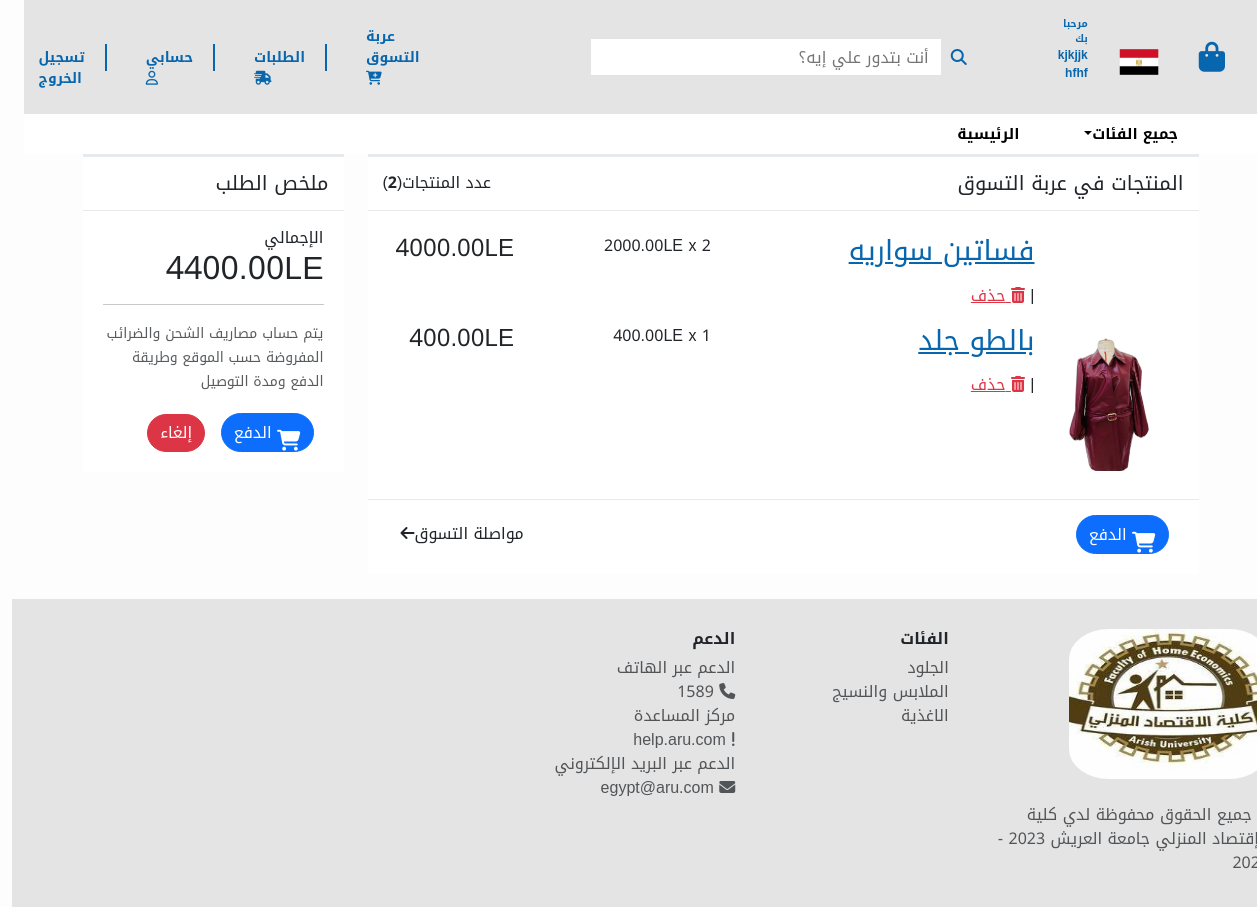
The page /cart_detail/ (signed in) on the database its author committed.
### User/models.py (models this page shows)
class User(AbstractUser):
    Image = models.ImageField(upload_to='user_images', blank=True, null=True)

### Cart/models.py (models this page shows, shortened)
class Cart_Product(models.Model):
    Cart = models.ForeignKey(Cart, on_delete=models.CASCADE, blank=True, null=True)
    Product = models.ForeignKey(Item_product, on_delete=models.CASCADE, blank=True, null=True)
    Quantity = models.IntegerField(default=1)

class Cart(models.Model):
    Cart_id = models.AutoField(primary_key=True)
    User = models.ForeignKey(User, on_delete=models.CASCADE, blank=True, null=True)
    Total_price = models.DecimalField(max_digits=12, decimal_places=2, default=0)
    Notes = models.TextField(blank=True, null=True)

### product/models.py (models this page shows, shortened)
class Item_product(models.Model):
    Product_id = models.AutoField(primary_key=True)
    Product_name = models.CharField(max_length=20, blank=True, null=True)
    price = models.DecimalField(max_digits=12, decimal_places=2, blank=True, null=True)
    describtion = models.TextField(blank=True, null=True)
    Category = models.ForeignKey(Category, on_delete=models.CASCADE, blank=True, null=True)
    Subcategory = models.ForeignKey(Subcategory, on_delete=models.CASCADE, blank=True, null=True)

class Product_image(models.Model):
    Product = models.ForeignKey(Item_product, on_delete=models.CASCADE, blank=True, null=True)
    Image = models.ImageField(upload_to='product_images', blank=True, null=True)

### Cart/views.py (the view)
# urls.py: path('cart_detail/', cart_detail, name='cart_detail'),
def cart_detail(request):
    user = request.user if request.user.is_authenticated else None
    cart = Cart.objects.filter(User=user).first()
    if cart:
        cart_products = Cart_Product.objects.filter(Cart=cart)
        total_price = 0
        total_quantity = 0
        for cart_product in cart_products:
            cart_product.total_price = cart_product.Product.price * cart_product.Quantity
            total_price += cart_product.total_price
            total_quantity += cart_product.Quantity
        cart.Total_price = total_price
        cart.Total_quantity = total_quantity
        cart.save()
        cart_items_count = cart_products.count()
    else:
        cart_products = []
        cart_items_count = 0
    context = {'cart': cart, 'cart_products': cart_products, 'cart_items_count': cart_items_count}
    return render(request, 'cart_detail.html', context)

### Cart/templates/cart_detail.html (shortened to what this page needs)
{% extends "main.html" %}
  {% load static %}
  {% block body %}
<link rel="stylesheet" href="{% static 'css/cart.css' %} ">
  <div class="container">
    <div class="wrapper wrapper-content animated fadeInRight">
        <div class="row">
            <div class="col-md-9">
                <div class="ibox">
                    <div class="ibox-title">
                        <h5 style="display: inline-block;">المنتجات في عربة التسوق</h5>
                        <span class="pull-left" style="display: inline-block; float: left;"> عدد المنتجات(<strong>{{ cart_items_count }}</strong>)</span>
                    </div>
                    <div class="ibox-content">
                        <div class="table-responsive">
                            <table class="table shoping-cart-table">
                                <tbody>
                                    {% for cart_product in cart_products %}
                                        <tr>
                                            <td width="90">
                                                <img src="{{ cart_product.Product.product_image_set.first.Image.url }}" alt="" width="120">
                                            </td>
                                            <td class="">
                                                <h3>
                                                <a href="{% url 'product_detail' pk=cart_product.Product.pk %}" class="text-navy">
                                                 {{ cart_product.Product.Product_name }}
                                                                     </a>
                                                </h3>
                                                <div class="m-t-sm">
                                                    |
                                                    <a class="text-danger" href="{% url 'remove_from_cart' cart_product_id=cart_product.pk %}" class="text-muted"><i class="fa fa-trash"></i>  حذف</a>
                                                </div>
                                            </td>
                                            <td>
                                                {{ cart_product.Product.price }}LE x {{ cart_product.Quantity }}
                                            </td>
                                            <td>
                                                <h4>
                                                    {{ cart_product.total_price }}LE
                                                </h4>
                                            </td>
                                        </tr>
                                    {% endfor %}
                                </tbody>
                            </table>
                        </div>
                    </div>
                    <div class="ibox-content">
                        <a href="{% url 'checkout' %}" style="text-decoration: none;">   <button class="btn btn-primary pull-right"><i class="fa fa fa-shopping-cart"></i> الدفع</button>
                                </a>
<a href="{% url 'home' %}"><button class="btn btn-white pull-left" style=" float: left;"> مواصلة التسوق<i class="fa fa-arrow-left"></i></button></a>
                    </div>
                </div>
            </div>
            <div class="col-md-3">
                <div class="ibox">
                    <div class="ibox-title">
                        <h5>ملخص الطلب</h5>
                    </div>
                    <div class="ibox-content">
                        <span>
                            الإجمالي
                        </span>
                        <h2 class="font-bold">
                            {{ cart.Total_price  }}LE
                        </h2>
                        <hr>
                        <span class="text-muted small">
                            يتم حساب مصاريف الشحن والضرائب المفروضة حسب الموقع وطريقة الدفع ومدة التوصيل
                        </span>
                        <div class="m-t-sm">
                            <div class="" style="margin-top: 20px;">
                                <a href="{% url 'checkout' %}" style="text-decoration: none;">   <button class="btn btn-primary pull-right"><i class="fa fa fa-shopping-cart"></i> الدفع</button>
                                </a>
                                <a href="#" class="btn btn-danger ">إلغاء</a>
                            </div>
                        </div>
                    </div>
                </div>
            </div>
        </div>
    </div>
    </div>
    {% endblock body %}

### templates/main.html (shortened to what this page needs)
{% load static %}
<!DOCTYPE html>
<html lang="ar">
<head>
  <link rel="stylesheet" href=" https://cdnjs.cloudflare.com/ajax/libs/font-awesome/5.15.4/css/all.min.css">
  <link rel="stylesheet" href="https://cdn.jsdelivr.net/npm/bootstrap@5.3.0/dist/css/bootstrap.min.css">
    <link rel="stylesheet" href="{% static 'css/home.css'%}">
</head>
<body>
  <div class="container" style="max-width: 100%;">
    <nav class="navbar navbar-expand-lg scroll-nav" style="max-width: 100%; background-color: #e4e4e4;">
        <a class="navbar-brand" href="#">
            <i class="fa-solid fa-bag-shopping fa-xl" style="color: #0766AD;"></i>
        </a>
        <div class="collapse navbar-collapse" id="navbarNav">
            <ul class="navbar-nav ml-auto align-items-center order-first">
                <li class="nav-item">
                    <img src="{% static 'images/e.png' %} " style="width: 40px; height: 40px; margin-top: 10px;" alt="">
                </li>
                {% if user.is_authenticated %}
                <li class="nav-item">
                    <a class="nav-link" style="font-size: 10px;" href="{% url 'profile' %}">
                        مرحبا بك
                        <p style="font-size: 12px;">
                          {{ user.first_name}} {{ user.last_name|slice:":5" }}
                        </p>
                    </a>
                </li>
                {% endif %}
                <li class="nav-item search-bar" style="margin-right: 70px;">
                    <div class="search-bar">
                        <i class="fas fa-search"></i>
                        <input type="text" placeholder="أنت بتدور علي إيه؟">
                    </div>
                </li>
            </ul>
            <ul class="navbar-nav ml-auto align-items-end text-right">
                {% if user.is_authenticated %}
                    <li class="nav-item" style="text-align: left; margin-right: 100px;" >
                      <a class="nav-link" style="font-size: 14px; position: relative;" href="{% url 'cart_detail' %}">
                          عربة التسوق
                          <i class="fa-solid fa-cart-plus"></i>
                      </a>
                  </li>
                    <li class="nav-item" style="text-align: left; " >
                        <a class="nav-link" style="font-size: 14px; position: relative;" href="{% url 'order_list' %}">
                          <span class="vertical-line"></span>
الطلبات
 <i class="fa-solid fa-truck-fast"></i>
                        </a>
                    </li>
                    <li class="nav-item" style="text-align: left;">
                      <a class="nav-link" style="font-size: 14px;" href="{% url 'profile' %}">
                        <span class="vertical-line"></span>
                          حسابي
                          <i class="fa-regular fa-user"></i>
                      </a>
                  </li>
                    <li class="nav-item">
                      <a class="nav-link" style="font-size: 14px; text-align: left;" href="{% url 'logout' %}">
                        <span class="vertical-line"></span>
                          تسجيل الخروج
                      </a>
                  </li>
                {% endif %}
            </ul>
        </div>
    </nav>
</div>
<div class="container" style="max-width: 100%; height: 40px; z-index: 1;">
  <nav class="navbar navbar-expand-lg scroll-nav" style="max-width: 100%; height: 40px; text-align: right;">
    <div class="collapse navbar-collapse" id="navbarNav">
      <ul class="navbar-nav left-side justify-content-end">
        <li class="nav-item2 dropdown" style="margin-left: 30px;">
          <a class="nav-link dropdown-toggle" id="navbarDropdown" href="#" role="button" data-bs-toggle="dropdown" aria-haspopup="true" aria-expanded="false">جميع الفئات</a>
        </li>
        <li class="nav-item2">
          <a class="nav-link" href="{% url 'home' %}">الرئيسية</a>
        </li>
      </ul>
    </div>
  </nav>
</div>
{% block body %}
{% endblock body %}
<div class="">
<div class="" style="background-color: #e4e4e4; ">
<div class="row d-flex"style="padding-top: 30px;">
<div class="col-md-12 col-lg-3 mb-3" >
<img src="{% static 'images/8.png' %} " width="200" height="150" style="border-radius:20% ;"></img>
<p class="mt-4 text-muted">© جميع الحقوق محفوظة لدي كلية الإقتصاد المنزلي جامعة العريش 2023 - 2024</p>
</div>
<div class="col-6 col-sm-6 col-md-4 col-lg-2">
 <h6 class="h6 fw-bold">الفئات</h6>
   <a
      href="#" class="text-decoration-none text-muted"> الجلود</a>
  <a
     href="#" class="text-decoration-none text-muted"> الملابس والنسيج</a>
  <a
     href="#" class="text-decoration-none text-muted">الاغذية</a>
</div>
<div class="col-6 col-sm-6 col-md-4 col-lg-2 mt-3 mt-md-0">
 <h6 class="h6 fw-bold">الدعم</h6>
 <a href="#" class="text-decoration-none text-muted">الدعم عبر الهاتف</a>
  <a href="#" class="text-decoration-none text-muted"><i class="fa-solid fa-phone"></i> 1589</a>
  <a href="#" class="text-decoration-none text-muted">مركز المساعدة</a>
  <a href="#" class="text-decoration-none text-muted"><i class="fa-solid fa-exclamation"></i> help.aru.com</a>
  <a href="#" class="text-decoration-none text-muted">الدعم عبر البريد الإلكتروني</a>
  <a href="#" class="text-decoration-none text-muted"><i class="fa-solid fa-envelope"></i> egypt@aru.com</a>
</div>
</div>
</body>
</html>

### static/css/home.css (style rules this page uses)
body { background-color: #fdfdfd; direction: rtl; font-family: 'Noto Kufi Arabic', sans-serif; }
.col-6 > a { display:block; }
.navbar { padding: 8px 16px; background-color: #ffffff; }
.navbar-nav .nav-item { margin-left: 8px; }
.nav-link { color: #0766AD; font-size: 18px; font-weight: bold; margin-right: 15px; }
.vertical-line { border-left: 2px solid #0766AD; margin-left: 20px; }
.search-bar { display: flex; align-items: center; }
.search-bar input[type="text"] { height: 36px; width: 350px; padding: 12px; border: 0px; outline: none; margin-right: 10px; }
.search-bar .fa-search { color: #0766AD; margin-right: 5px; }
.navbar-nav.left-side { margin-left: auto; }
.nav-item2 .nav-link { color: #000000; font-size: 15px; text-align: right; }
.container { position: relative; width: 100%; }
:root { font-size: 16px; --heading-color: hsl(0, 0%, 7%); --date-text-color: hsl(0, 0%, 51%); --previous-price-text-color: hsl(0, 98%, 44%); --current-price-text-color: hsla(0, 0%, 0%, 0.822); --liked-heart-icon-color: hsl(0, 98%, 44%); --heart-icon-color: whitesmoke; --pricing-font-weight: 800; --title-font-weight: 800; --date-font-weight: 550; --card-main-color : whitesmoke; --card-1-secondary-color: #dedede; --card-2-secondary-color: rgb(67,53,27); --card-3-secondary-color: rgb(178,180,179); --card-4-secondary-color: rgb(96,109,117); }
.fa-shopping-cart { font-size: 1.3rem; top: 0; transform: translateY(50%); }

### static/css/cart.css (style rules this page uses)
.text-navy { color: #0766AD;; }
table.shoping-cart-table { margin-bottom: 0; }
table.shoping-cart-table tr td { border: none; text-align: right; }
table.shoping-cart-table tr td.desc, table.shoping-cart-table tr td:first-child { text-align: left; }
table.shoping-cart-table tr td:last-child { width: 80px; }
.ibox { clear: both; margin-bottom: 25px; margin-top: 0; padding: 0; }
.ibox:after, .ibox:before { display: table; }
.ibox-title { -moz-border-bottom-colors: none; -moz-border-left-colors: none; -moz-border-right-colors: none; -moz-border-top-colors: none; background-color: #ffffff; border-color: #e7eaec; border-image: none; border-style: solid solid none; border-width: 3px 0 0; color: inherit; margin-bottom: 0; padding: 14px 15px 7px; min-height: 48px; }
.ibox-content { background-color: #ffffff; color: inherit; padding: 15px 20px 20px 20px; border-color: #e7eaec; border-image: none; border-style: solid solid none; border-width: 1px 0; }
.btn { border-radius: 200px; margin-right: 10px; }

### rows shown on the page
User: first_name "kjkjjk", last_name "hfhf"
Cart_Product: Product.Product_name "فساتين سواريه", Product.price "2000.00", Quantity "2", total_price "4000.00"
Cart_Product: Product.product_image_set.first.Image (picture), Product.Product_name "بالطو جلد", Product.price "400.00", Quantity "1", total_price "400.00"
Cart: Total_price "4400.00"

### other values the page prints
{{ cart_items_count }} "2"
